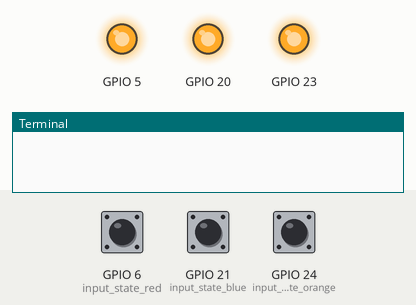
This program was run on a simulated Raspberry Pi (BCM pin numbers). On the bench: output pins drawn as LEDs (lit = HIGH), the last lines printed to the terminal. Dashed ring = blinking. The test bench sets the inputs (shaded band); at power-on: GPIO 6 (input_state_red) HIGH, GPIO 21 (input_state_blue) HIGH, GPIO 24 (input_state_orange) HIGH.

Above: at 1.2 s.
1.3 s: GPIO 6 (input_state_red) pulled LOW for 0.15 s
At 1.7 s:
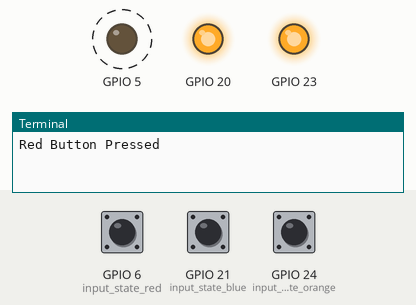
Timing chart, 0 to 10.3 s (numbered marks = the images above; inputs shaded):
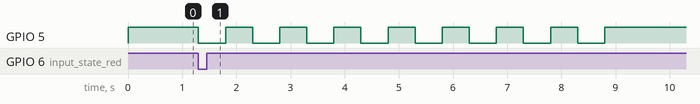

The program:

testing.py
```python
import RPi.GPIO as GPIO
import time

GPIO.setmode(GPIO.BCM)
GPIO.setwarnings(False)

'RED GPIO'
GPIO.setup(6, GPIO.IN, pull_up_down=GPIO.PUD_UP)
GPIO.setup(5, GPIO.OUT)
GPIO.output(5, GPIO.HIGH)

'ORANGE GPIO'
GPIO.setup(24, GPIO.IN, pull_up_down=GPIO.PUD_UP)
GPIO.setup(23, GPIO.OUT)
GPIO.output(23, GPIO.HIGH)

'BLUE GPIO'
GPIO.setup(21, GPIO.IN, pull_up_down=GPIO.PUD_UP)
GPIO.setup(20, GPIO.OUT)
GPIO.output(20, GPIO.HIGH)

while True:
    'RED'
    input_state_red = GPIO.input(6)
    if input_state_red == False:
        print('Red Button Pressed')
        for x in range(8):
            GPIO.output(5, GPIO.LOW)
            time.sleep(0.5)
            GPIO.output(5, GPIO.HIGH)
            time.sleep(0.5)

    'ORANGE'
    input_state_orange = GPIO.input(24)
    if input_state_orange == False:
        print('Orange Button Pressed')
        for x in range(8):
            GPIO.output(23, GPIO.LOW)
            time.sleep(0.5)
            GPIO.output(23, GPIO.HIGH)
            time.sleep(0.5)
    'BLUE'
    input_state_blue = GPIO.input(21)
    if input_state_blue == False:
        print('Blue Button Pressed')
        for x in range(8):
            GPIO.output(20, GPIO.LOW)
            time.sleep(0.5)
            GPIO.output(20, GPIO.HIGH)
            time.sleep(0.5)
```

Measured:
- after the input at 1.3 s, GPIO 5: alternates HIGH for 0.50 s and LOW for 0.50 s, 16 changes in all, then stays HIGH, starting at once
